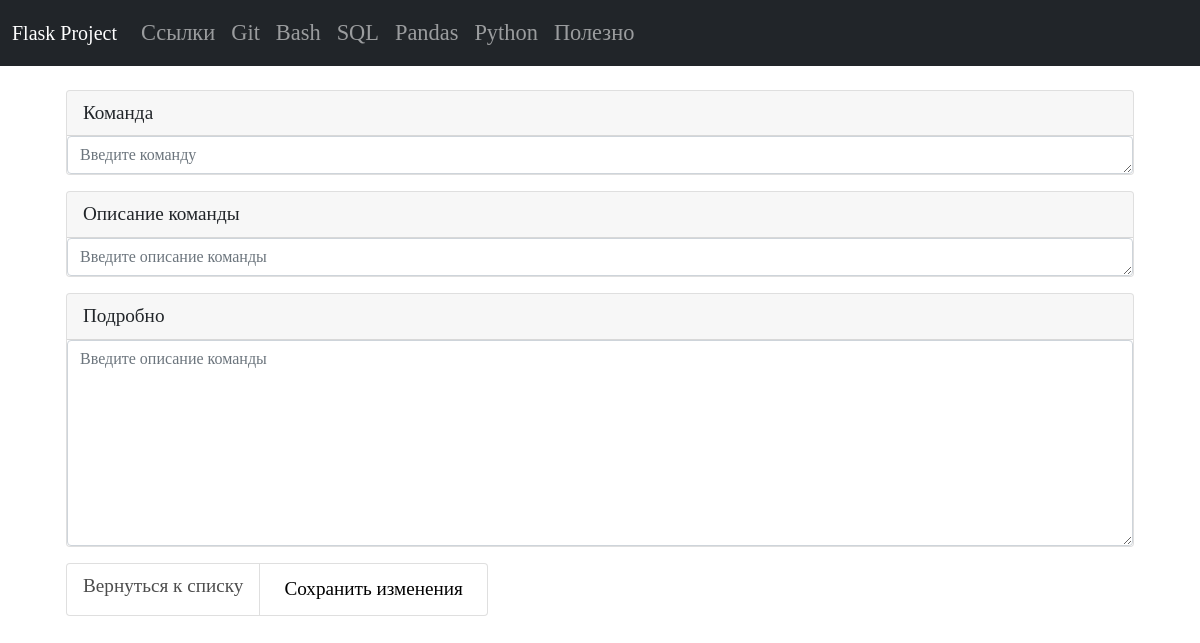
The page /bash/edit/73/ on the database as committed earlier.
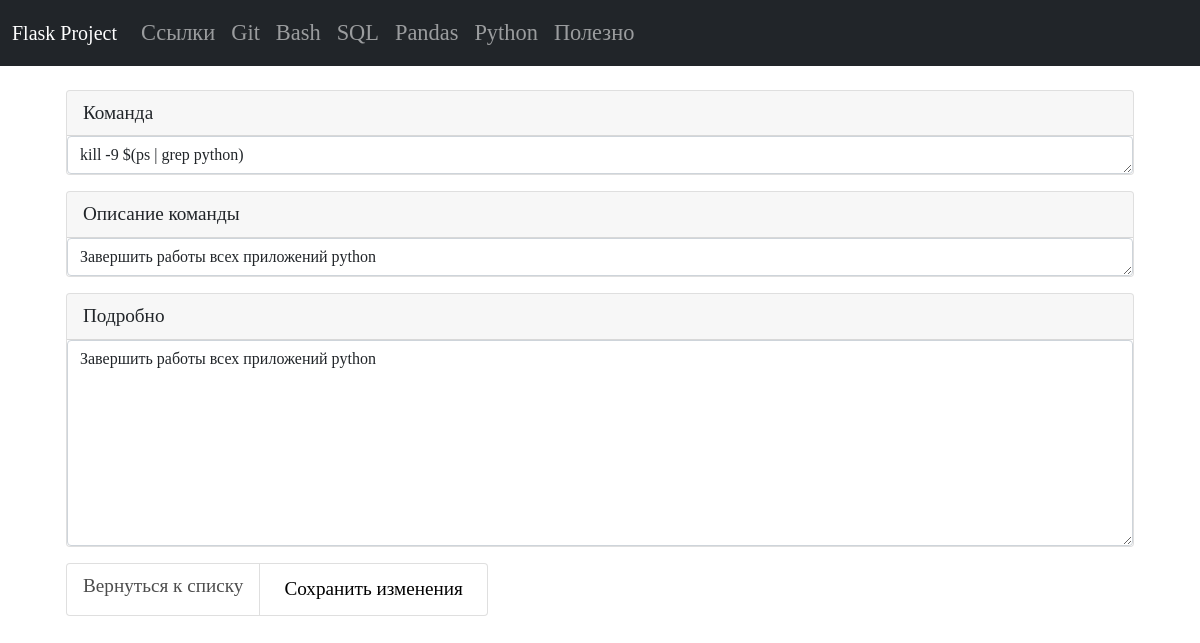
The same page on the database as committed later.
### tables this page shows
CREATE TABLE "bash" (
    bash_id INTEGER PRIMARY KEY AUTOINCREMENT,
    bash_command TEXT NOT NULL,
    bash_name TEXT NOT NULL
  , bash_description TEXT);

### app.py (the view, shortened to what this page needs)
@app.route("/bash/edit/<int:bash_id>/", methods=("GET", "POST"))
def edit_bash_command(bash_id):
    conn = get_db_connection()
    edit_bash_command_view = conn.execute("SELECT * FROM bash WHERE bash_id = ?",
                                          (bash_id,)).fetchone()
    return render_template("bash/edit_bash_command.html", edit_bash_command_view=edit_bash_command_view)

### app.py (called while the page is built)
def get_db_connection():
    db_path = os.path.join(BASE_DIR, "database.db")
    conn = sqlite3.connect(db_path)
    conn.row_factory = sqlite3.Row
    return conn

### templates/bash/edit_bash_command.html (shortened to what this page needs)
{% extends 'base.html' %}
{% block content %}
<div class="container p-4">
   <form method="post">
      <div class="card mb-3">
         <label for="bash_command" class="card-header">Команда</label>
         <textarea class="form-control" id="bash_command" name="bash_command" rows="1" placeholder="Введите команду"
            required>{{ edit_bash_command_view.bash_command }}</textarea>
      </div>
      <div class="card mb-3">
         <label for="bash_name" class="card-header">Описание команды</label>
         <textarea class="form-control" id="bash_name" name="bash_name" rows="1" placeholder="Введите описание команды"
            required>{{ edit_bash_command_view.bash_name }}</textarea>
      </div>
      <div class="card mb-3">
         <label for="bash_description" class="card-header">Подробно</label>
         <textarea class="form-control" id="bash_description" name="bash_description" rows="8" placeholder="Введите описание команды"
            required>{{ edit_bash_command_view.bash_description }}</textarea>
      </div>
      <ul class="list-group list-group-horizontal">
         <li class="list-group-item">
             <a href="{{ url_for('bash_list_commands') }}">Вернуться к списку</a>
         </li>
         <li class="list-group-item save">
            <button type="submit" value="" class="add">Сохранить изменения</button>
         </li>
      </ul>
   </form>
</div>
{% endblock %}

Rows that differ between the two databases and show on the page:
added bash: bash_command "kill -9 $(ps | grep python)", bash_name "Завершить работы всех приложений python", bash_description "Завершить работы всех приложений python"
